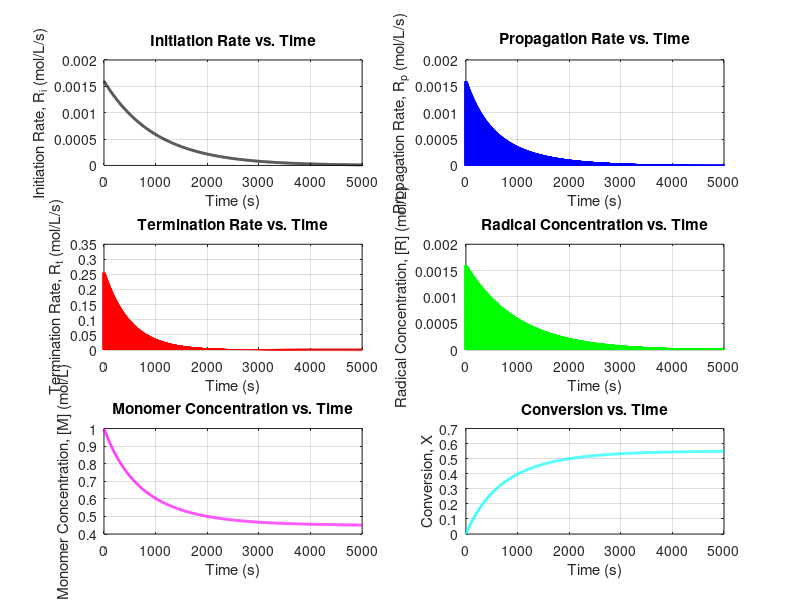

This chart was generated by the following MATLAB code:
% Parameters
f = 0.8;            % Initiation efficiency (fraction)
k_d = 1.0e-3;       % Decomposition rate constant (s^-1)
k_p = 1.0;          % Propagation rate constant (L/mol/s)
k_t = 1.0e5;        % Termination rate constant (L/mol/s)
I0 = 1.0;           % Initial photoinitiator concentration (mol/L)
M0 = 1.0;           % Initial monomer concentration (mol/L)
R0 = 0;             % Initial radical concentration (mol/L)
t_final = 5000;    % Total time (s)
dt = 1;             % Time step (s)

% Time vector
t = 0:dt:t_final;
N = length(t);

% Initialize concentration, rate, and conversion vectors
I = zeros(1, N);    % Photoinitiator concentration
M = zeros(1, N);    % Monomer concentration
R = zeros(1, N);    % Radical concentration
R_i = zeros(1, N);  % Initiation rate
R_p = zeros(1, N);  % Propagation rate
R_t = zeros(1, N);  % Termination rate
X = zeros(1, N);    % Conversion

% Set initial concentrations
I(1) = I0;
M(1) = M0;
R(1) = R0;

% Finite difference solution
for i = 2:N
    % Initiation rate
    R_i(i-1) = 2 * f * k_d * I(i-1);
    
    % Update photoinitiator concentration
    dI_dt = -k_d * I(i-1); 
    I(i) = I(i-1) + dI_dt * dt;
    if I(i) < 0, I(i) = 0; end  % Ensure non-negative concentration
    
    % Update radical concentration
    R_t(i-1) = k_t * R(i-1)^2;  % Termination rate
    dR_dt = R_i(i-1) - R_t(i-1); 
    R(i) = R(i-1) + dR_dt * dt;
    if R(i) < 0, R(i) = 0; end  % Ensure non-negative concentration
    
    % Propagation rate
    R_p(i-1) = k_p * M(i-1) * R(i-1);
    
    % Update monomer concentration
    dM_dt = -R_p(i-1);  
    M(i) = M(i-1) + dM_dt * dt;
    if M(i) < 0, M(i) = 0; end  % Ensure non-negative concentration
    
    % Calculate conversion
    X(i) = (M0 - M(i)) / M0;
end

% Calculate final rates and conversion
R_i(N) = 2 * f * k_d * I(N);
R_t(N) = k_t * R(N)^2;
R_p(N) = k_p * M(N) * R(N);
X(N) = (M0 - M(N)) / M0;

% Plot the results
figure;

% Plot initiation rate
subplot(3,2,1);
plot(t, R_i, 'k', 'LineWidth', 2);
xlabel('Time (s)');
ylabel('Initiation Rate, R_i (mol/L/s)');
title('Initiation Rate vs. Time');
grid on;

% Plot propagation rate
subplot(3,2,2);
plot(t, R_p, 'b', 'LineWidth', 2);
xlabel('Time (s)');
ylabel('Propagation Rate, R_p (mol/L/s)');
title('Propagation Rate vs. Time');
grid on;

% Plot termination rate
subplot(3,2,3);
plot(t, R_t, 'r', 'LineWidth', 2);
xlabel('Time (s)');
ylabel('Termination Rate, R_t (mol/L/s)');
title('Termination Rate vs. Time');
grid on;

% Plot radical concentration
subplot(3,2,4);
plot(t, R, 'g', 'LineWidth', 2);
xlabel('Time (s)');
ylabel('Radical Concentration, [R] (mol/L)');
title('Radical Concentration vs. Time');
grid on;

% Plot monomer concentration
subplot(3,2,5);
plot(t, M, 'm', 'LineWidth', 2);
xlabel('Time (s)');
ylabel('Monomer Concentration, [M] (mol/L)');
title('Monomer Concentration vs. Time');
grid on;

% Plot conversion
subplot(3,2,6);
plot(t, X, 'c', 'LineWidth', 2);
xlabel('Time (s)');
ylabel('Conversion, X');
title('Conversion vs. Time');
grid on;
